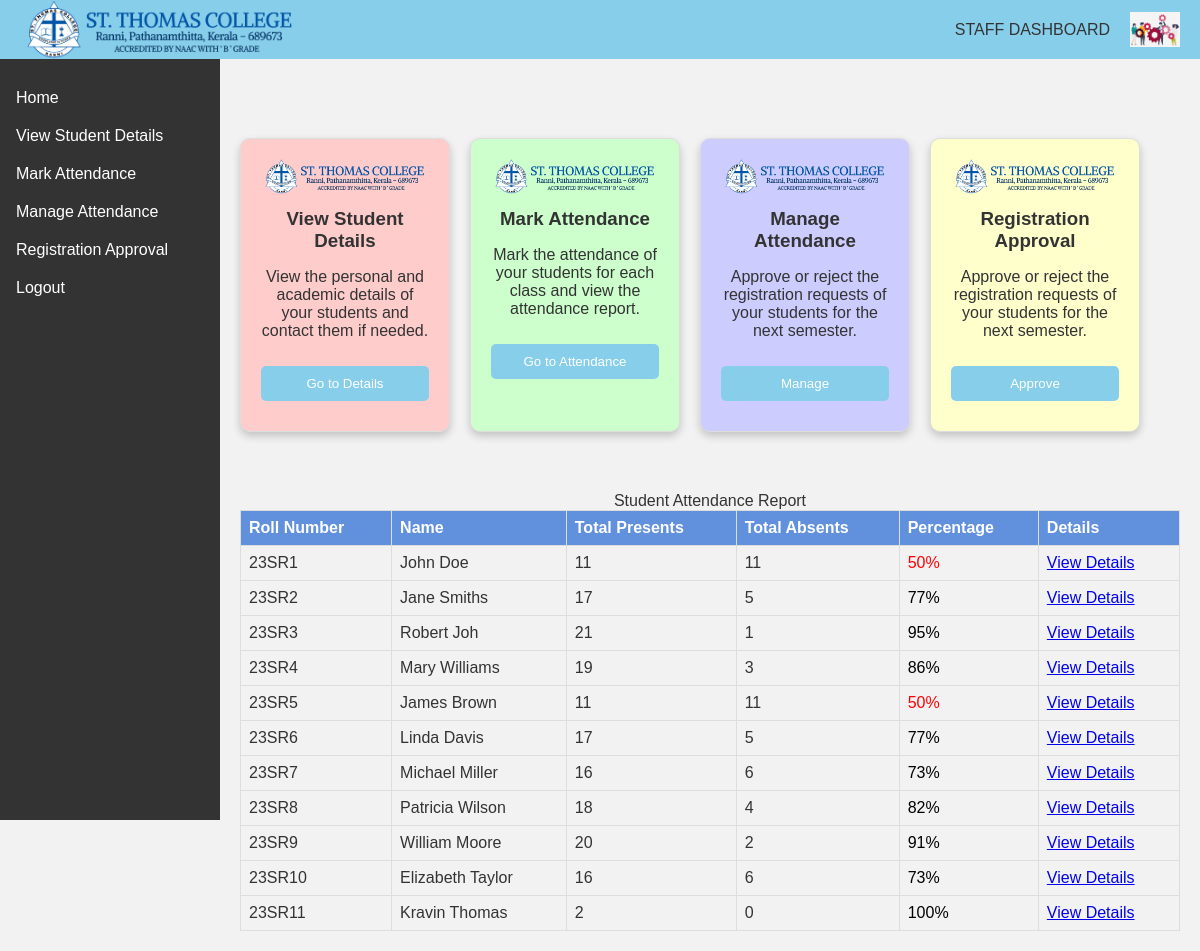
The page /staff_dashboard/ on the database its author committed.
### college_app/models.py (models this page shows, shortened)
class Student(models.Model):
    GENDER_CHOICES = (
        ('M', 'Male'),
        ('F', 'Female'),
        ('O', 'Other'),
    )
    COURSE_CHOICES = (
        ('MCA', 'MCA'),
        ('MBA', 'MBA'),
        ('MMH', 'MMH'),
        ('MA', 'MA'),
        ('MSW', 'MSW'),
        ('MCMS', 'MCMS'),
    )
    name = models.CharField(max_length=200, validators=[MinLengthValidator(2)])
    email = models.EmailField(max_length=254, unique=True)
    contact = models.CharField(max_length=10, unique=True)
    parent_name = models.CharField(max_length=200, validators=[MinLengthValidator(2)])
    gender = models.CharField(max_length=1, choices=GENDER_CHOICES)
    course = models.CharField(max_length=4, choices=COURSE_CHOICES)
    date_of_birth = models.DateField()
    registration_date = models.DateTimeField(auto_now_add=True)
    student_image = models.ImageField(upload_to='students/images/')
    roll_number = models.CharField(max_length=50, unique=True, blank=True)
    password = models.CharField(
        max_length=100,
        validators=[
            RegexValidator(
                regex=r'^(?=.*[A-Za-z])(?=.*\d)(?=.*[@$!%*#?&])[A-Za-z\d@$!%*#?&]{8,}$',
                message="Password should have at least one letter, one number, and one special character"
            )
        ]
    )
    is_approved = models.BooleanField(default=False)

### college_app/views.py (the view)
# urls.py: path('staff_dashboard/', views.staff_dashboard, name='staff_dashboard'),
def staff_dashboard(request):
    students = Student.objects.filter(is_approved=True)
    student_attendance = []
    for student in students:
        total_present = Attendance.objects.filter(student=student, is_present=True).count()
        total_absent = Attendance.objects.filter(student=student, is_present=False).count()
        total = total_present + total_absent
        if total > 0:
            percentage = round((total_present / total) * 100)
        else:
            percentage = 0
        student_attendance.append((student, total_present, total_absent, percentage))
    return render(request, 'staff_dashboard.html', {'student_attendance': student_attendance})

### templates/staff_dashboard.html
{%extends 's_base.html'%} {% load static %} {% block content %}
    <div class="main">
        <div class="card">
          <img src="{% static "images/logo-wide.png" %}" alt="Details Icon">
          <h3>View Student Details</h3>
          <p>View the personal and academic details of your students and contact them if needed.</p>
          <button onclick="location.href='{% url 'students_list' %}'">Go to Details</button>
       </div>
        <div class="card">
            <img src="{% static "images/logo-wide.png" %}" alt="Attendance Icon">
            <h3>Mark Attendance</h3>
            <p>Mark the attendance of your students for each class and view the attendance report.</p>
            <button onclick="location.href='{% url 'attendance' %}'">Go to Attendance</button>
        </div>
        <div class="card">
            <img src="{% static "images/logo-wide.png" %}" alt="Approval Icon">
            <h3>Manage Attendance</h3>
            <p>Approve or reject the registration requests of your students for the next semester.</p>
            <button onclick="location.href='{% url 'attendance_details' %}'">Manage</button>
        </div>
        <div class="card">
            <img src="{% static "images/logo-wide.png" %}" alt="Approval Icon">
            <h3>Registration Approval</h3>
            <p>Approve or reject the registration requests of your students for the next semester.</p>
            <button onclick="location.href='{% url 'approval' %}'">Approve</button>
        </div>
        <table>
            <caption>Student Attendance Report</caption>
            <tr>
                <th>Roll Number</th>
                <th>Name</th>
                <th>Total Presents</th>
                <th>Total Absents</th>
                <th>Percentage</th>
                <th>Details</th>
            </tr>
            {% for student, total_present, total_absent, percentage in student_attendance %}
            <tr>
                <td>{{ student.roll_number }}</td>
                <td>{{ student.name }}</td>
                <td>{{ total_present }}</td>
                <td>{{ total_absent }}</td>
                <td style="color: {% if percentage < 60 %}red{% else %}black{% endif %};">{{ percentage }}%</td>
                <td>
                <a href="{% url 's_attendance_detail' student.id %}">View Details</a>
                </td>
            </tr>
            {% endfor %}
        </table>
    </div>
</body>
</html>
{% endblock %}

### templates/s_base.html (style rules this page uses)
body { font-family: Arial, sans-serif; margin: 0; padding: 0; background-color: #f2f2f2; color: #333; }
.main { margin-top: 59px; margin-left: 220px; padding: 20px; display: flex; flex-wrap: wrap; gap: 20px; }
.card { flex: 0 0 calc(20% - 20px); border: 1px solid #ddd; border-radius: 10px; padding: 20px; box-shadow: 0 4px 8px 0 rgba(0,0,0,0.2); text-align: center; background-color: white; margin-bottom: 20px; }
.card h3 { margin-top: 10px; margin-bottom: 10px; }
.card img { max-width: 100%; max-height: 100%; }
.card button { background-color: skyblue; color: white; padding: 10px 20px; margin: 10px 0; border: none; cursor: pointer; width: 100%; border-radius: 5px; }
.card:nth-child(1) { background-color: #ffcccc; }
.card:nth-child(2) { background-color: #ccffcc; }
.card:nth-child(3) { background-color: #ccccff; }
.card:nth-child(4) { background-color: #ffffcc; }
table { flex: 1; width: calc(80% - 20px); border-collapse: collapse; margin-top: 20px; }
th, td { border: 1px solid #ddd; padding: 8px; text-align: left; }
th { background-color: #6191dd; color: white; }

### rows shown on the page
Student: roll_number "23SR1", name "John Doe", total_present "11", total_absent "11", percentage "50"
Student: roll_number "23SR2", name "Jane Smiths", total_present "17", total_absent "5", percentage "77"
Student: roll_number "23SR3", name "Robert Joh", total_present "21", is_approved "1", percentage "95"
Student: roll_number "23SR4", name "Mary Williams", total_present "19", total_absent "3", percentage "86"
Student: roll_number "23SR5", name "James Brown", total_present "11", total_absent "11", percentage "50"
Student: roll_number "23SR6", name "Linda Davis", total_present "17", total_absent "5", percentage "77"
Student: roll_number "23SR7", name "Michael Miller", total_present "16", total_absent "6", percentage "73"
Student: roll_number "23SR8", name "Patricia Wilson", total_present "18", total_absent "4", percentage "82"
Student: roll_number "23SR9", name "William Moore", total_present "20", total_absent "2", percentage "91"
Student: roll_number "23SR10", name "Elizabeth Taylor", total_present "16", total_absent "6", percentage "73"
Student: roll_number "23SR11", name "Kravin Thomas", total_present "2", total_absent "0", percentage "100"
